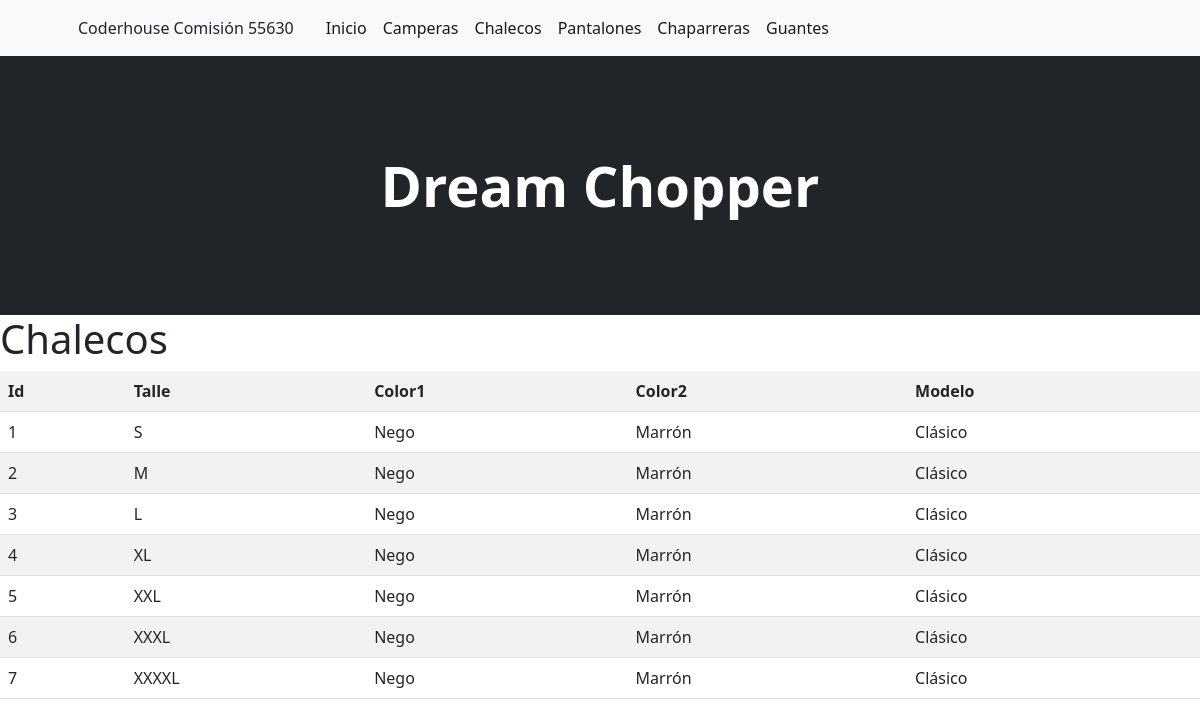
Before: /chaleco/ with the older database file.
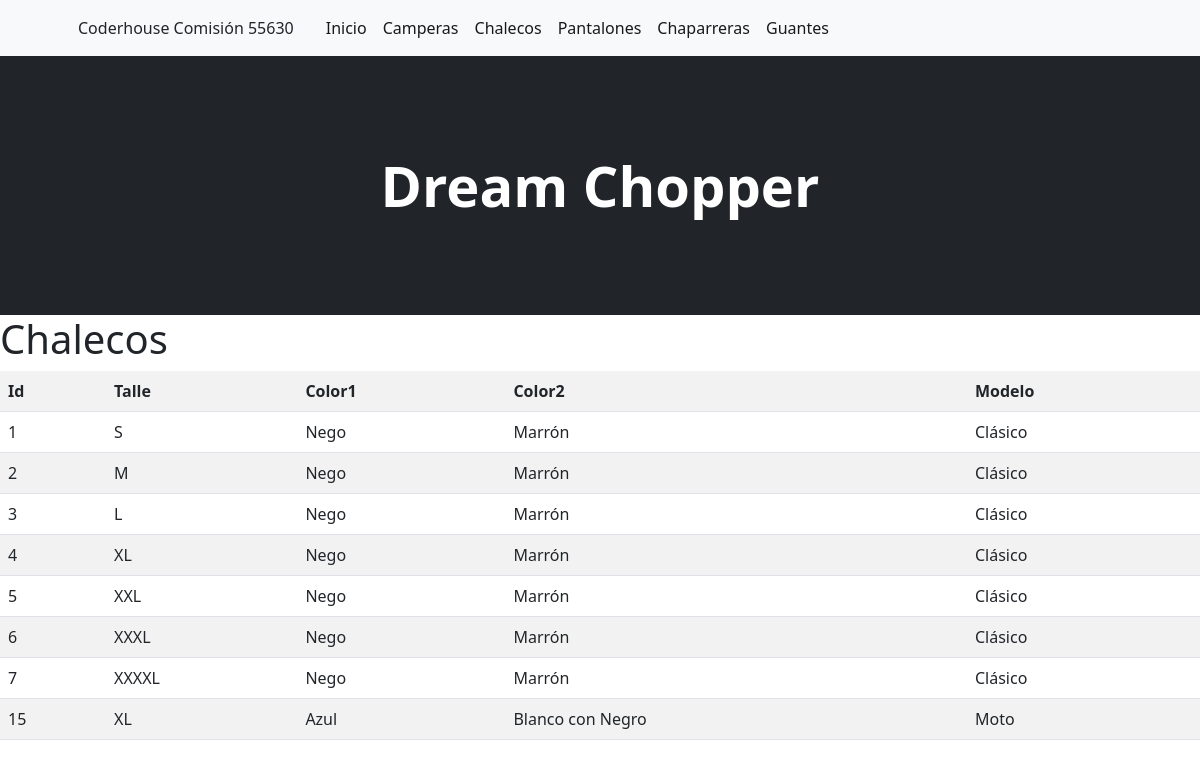
After: the same page with the newer database file.
### inicio/models.py (models this page shows, shortened)
class Chaleco(models.Model):
    talle = models.CharField(max_length=50)
    color1 = models.CharField(max_length=50)
    color2 = models.CharField(max_length=50)
    modelo = models.CharField(max_length=50)

### inicio/views.py (the view)
# urls.py: path('chaleco/', chaleco, name="chaleco" ),
def chaleco(request):
    contexto = {'chaleco': Chaleco.objects.all() }
    return render(request, "inicio/chaleco.html", contexto)

### inicio/templates/inicio/chaleco.html
{% extends 'inicio/base.html' %}
{% load static %}
{% block contenido %}
    <h1>Chalecos</h1>
    <table class="table table-striped">
        <tr>
            <th>Id</th>
            <th>Talle</th>
            <th>Color1</th>
            <th>Color2</th>
            <th>Modelo</th>
        </tr>
    {% for c in chaleco %}
        <tr>
            <td>{{ c.id }}</td>
            <td>{{ c.talle }}</td>
            <td>{{ c.color1 }}</td>
            <td>{{ c.color2 }}</td>
            <td>{{ c.modelo }}</td>
        </tr>
    {% endfor %}
    </table>
{% endblock contenido %}

Changed rows visible on the page:
added Chaleco: id "15", talle "XL", color1 "Azul", color2 "Blanco con Negro", modelo "Moto"
